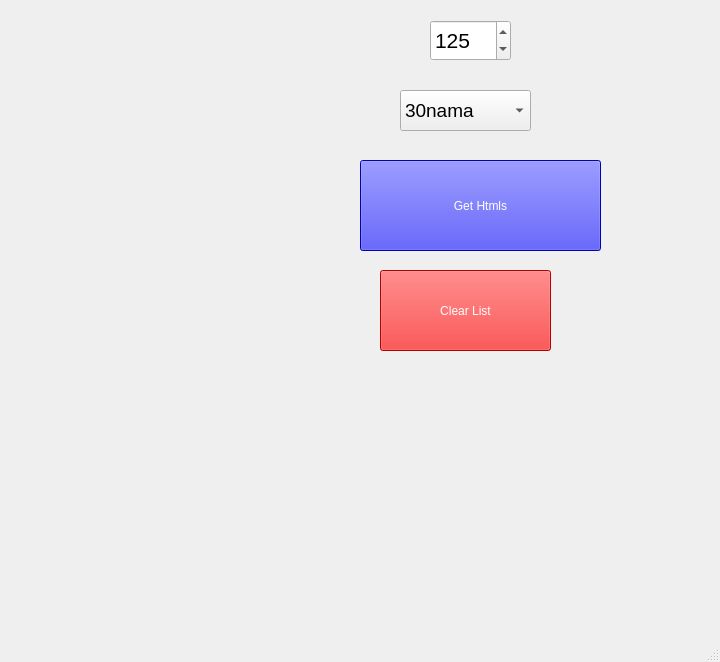
<?xml version="1.0" encoding="UTF-8"?>
<ui version="4.0">
 <class>MainWindow</class>
 <widget class="QMainWindow" name="MainWindow">
  <property name="geometry">
   <rect>
    <x>0</x>
    <y>0</y>
    <width>720</width>
    <height>662</height>
   </rect>
  </property>
  <property name="windowTitle">
   <string>MainWindow</string>
  </property>
  <widget class="QWidget" name="centralwidget">
   <widget class="QPushButton" name="pushButton_get_htmls">
    <property name="geometry">
     <rect>
      <x>360</x>
      <y>160</y>
      <width>241</width>
      <height>91</height>
     </rect>
    </property>
    <property name="styleSheet">
     <string notr="true">background-color: rgb(0, 0, 255);
color: rgb(255, 255, 255);
font: 14pt &quot;Segoe UI&quot;;</string>
    </property>
    <property name="text">
     <string>Get Htmls</string>
    </property>
   </widget>
   <widget class="QPushButton" name="pushButton_clear">
    <property name="geometry">
     <rect>
      <x>380</x>
      <y>270</y>
      <width>171</width>
      <height>81</height>
     </rect>
    </property>
    <property name="styleSheet">
     <string notr="true">background-color: rgb(255, 0, 0);
color: rgb(255, 255, 255);
font: 14pt &quot;Segoe UI&quot;;</string>
    </property>
    <property name="text">
     <string>Clear List</string>
    </property>
   </widget>
   <widget class="QSpinBox" name="spinBox">
    <property name="geometry">
     <rect>
      <x>430</x>
      <y>20</y>
      <width>81</width>
      <height>41</height>
     </rect>
    </property>
    <property name="maximumSize">
     <size>
      <width>81</width>
      <height>41</height>
     </size>
    </property>
    <property name="font">
     <font>
      <pointsize>16</pointsize>
     </font>
    </property>
    <property name="minimum">
     <number>40</number>
    </property>
    <property name="maximum">
     <number>175</number>
    </property>
    <property name="singleStep">
     <number>5</number>
    </property>
    <property name="value">
     <number>125</number>
    </property>
   </widget>
   <widget class="QComboBox" name="comboBox">
    <property name="geometry">
     <rect>
      <x>400</x>
      <y>90</y>
      <width>131</width>
      <height>41</height>
     </rect>
    </property>
    <property name="font">
     <font>
      <pointsize>14</pointsize>
     </font>
    </property>
    <item>
     <property name="text">
      <string>30nama</string>
     </property>
    </item>
    <item>
     <property name="text">
      <string>IMDB</string>
     </property>
    </item>
   </widget>
  </widget>
  <widget class="QMenuBar" name="menubar">
   <property name="geometry">
    <rect>
     <x>0</x>
     <y>0</y>
     <width>720</width>
     <height>21</height>
    </rect>
   </property>
  </widget>
  <widget class="QStatusBar" name="statusbar"/>
 </widget>
 <resources/>
 <connections/>
</ui>
